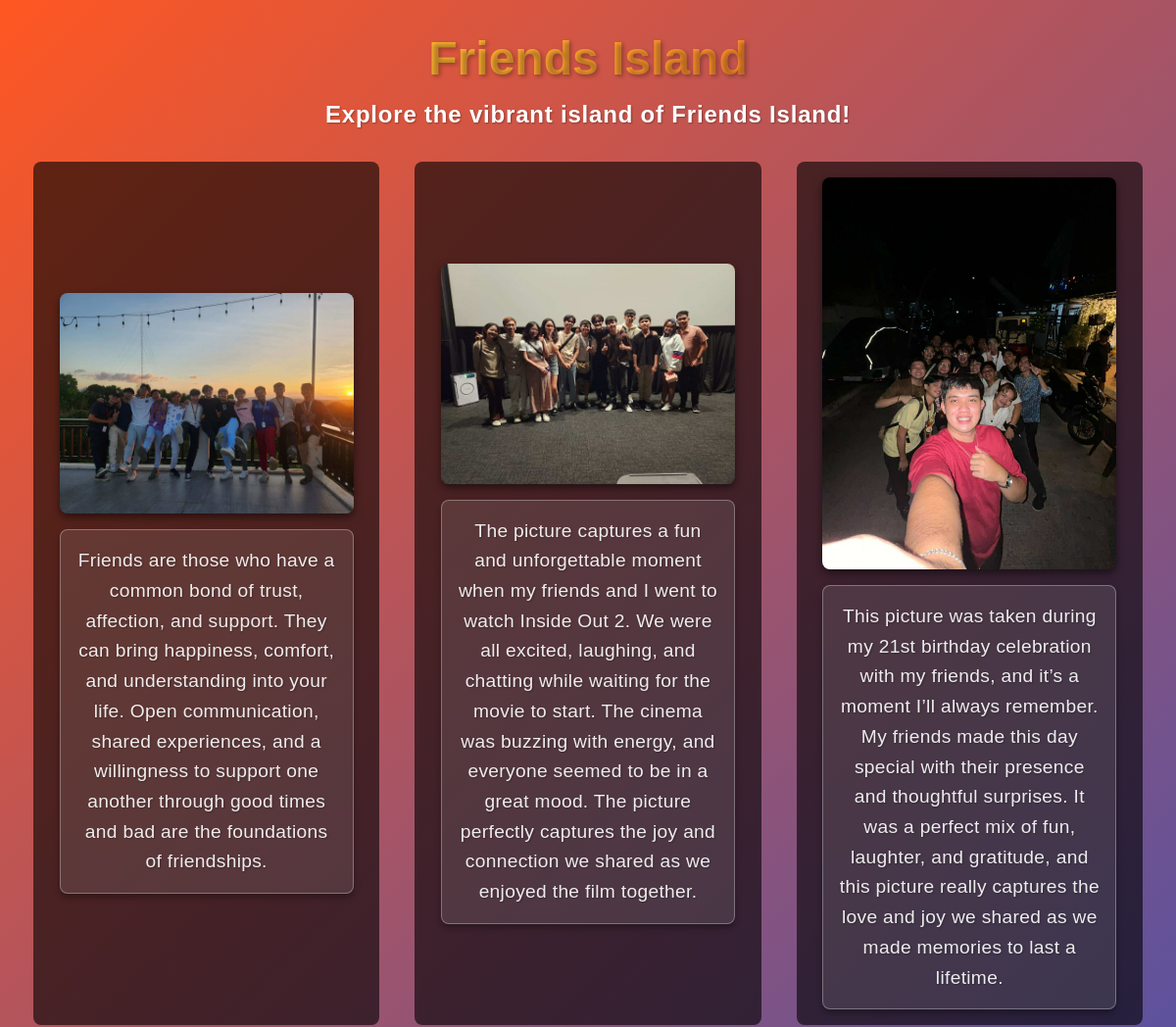
The page /A08/view.php?id=2 on the database its author committed.
### tables this page shows
CREATE TABLE `islandsofpersonality` (
  `islandOfPersonalityID` int(4) NOT NULL,
  `name` varchar(40) NOT NULL,
  `shortDescription` varchar(300) DEFAULT NULL,
  `longDescription` varchar(900) DEFAULT NULL,
  `color` varchar(10) DEFAULT NULL,
  `image` varchar(50) DEFAULT NULL,
  `status` varchar(10) DEFAULT NULL
);

CREATE TABLE `islandcontents` (
  `islandContentID` int(4) NOT NULL,
  `islandOfPersonalityID` int(4) NOT NULL,
  `image` varchar(50) DEFAULT NULL,
  `content` varchar(1500) NOT NULL,
  `color` varchar(10) DEFAULT NULL
);

### A08/connect.php (called while the page is built, shortened)
<?php
  function executeQuery($query){
    $conn = $GLOBALS['conn'];
    return mysqli_query($conn, $query);
  }
?>

### A08/classes.php (called while the page is built, shortened)
<?php
class island
{
  public function __construct($id, $name, $shortDesc, $longDesc, $color, $image)
  {
    $this->name = $name;
  }
}
class islandContent
{
  public function __construct($color, $image, $islandOfPersonalityID, $content)
  {
    $this->image = $image;
    $this->content = $content;
  }
}
?>

### A08/view.php (the view, shortened to what this page needs)
<?php
include("connect.php");
include("classes.php");
$islandID = $_GET['id'];
$islandQuery = "SELECT * FROM islandsofpersonality WHERE islandOfPersonalityID ='$islandID'";
$islandResult = executeQuery($islandQuery);
while ($islandRow = mysqli_fetch_assoc($islandResult)) {
    $islandInfo = new island(
        $islandRow['islandOfPersonalityID'],
        $islandRow['name'],
        $islandRow['shortDescription'],
        $islandRow['longDescription'],
        $islandRow['color'],
        $islandRow['image']
    );
}
$contentArray = array();
$islandContentQuery = "SELECT * FROM islandcontents WHERE islandOfPersonalityID = '$islandID' ";
$islandContentResult = executeQuery($islandContentQuery);
while ($islandContentRow = mysqli_fetch_assoc($islandContentResult)) {
    $ic = new islandContent(
        $islandInfo->color,
        $islandContentRow['image'],
        $islandContentRow['islandOfPersonalityID'],
        $islandContentRow['content']
    );
    array_push($contentArray, $ic);
}
?>
<!DOCTYPE html>
<html lang="en">
<head>
</head>
<body>
    <div class="content">
        <h1><?php echo htmlspecialchars($islandInfo->name); ?></h1>
        <p>Explore the vibrant island of <?php echo htmlspecialchars($islandInfo->name); ?>!</p>
    </div>
    <div class="content-grid">
        <?php foreach ($contentArray as $ic) { ?>
            <div class="image-description">
                <img src="contentpics/<?php echo htmlspecialchars($ic->image); ?>" alt="Emotion Image">
                <div class="description">
                    <p><?php echo htmlspecialchars($ic->content); ?></p>
                </div>
            </div>
        <?php } ?>
    </div>
</body>
</html>

### A08/view.php (style rules this page uses)
* { margin: 0; padding: 0; box-sizing: border-box; }
body { font-family: Arial, sans-serif; height: 100vh; background: linear-gradient(135deg, #ff5722, #3f51b5, #8bc34a, #ffeb3b); background-size: 400% 400%; animation: gradientAnimation 15s ease infinite; color: white; overflow-y: auto; padding: 2rem; }
.content { text-align: center; margin-bottom: 2rem; }
h1 { font-size: 3rem; margin-bottom: 1rem; background: linear-gradient(to right, #ffeb3b, #ff5722); -webkit-background-clip: text; -webkit-text-fill-color: transparent; text-shadow: 2px 2px 4px rgba(0, 0, 0, 0.3); }
p { font-size: 1.5rem; font-weight: bold; letter-spacing: 0.05rem; text-shadow: 1px 1px 2px rgba(0, 0, 0, 0.3); }
.content-grid { display: grid; grid-template-columns: repeat(auto-fit, minmax(300px, 1fr)); gap: 2rem; width: 100%; max-width: 1200px; margin: 0 auto; }
.image-description { display: flex; flex-direction: column; align-items: center; justify-content: center; background-color: rgba(0, 0, 0, 0.6); padding: 1rem; border-radius: 10px; border: 2px solid transparent; background-clip: padding-box, border-box; background-origin: border-box; }
.image-description img { width: 100%; max-width: 300px; height: auto; border-radius: 8px; margin-bottom: 1rem; box-shadow: 0px 4px 8px rgba(0, 0, 0, 0.5); }
.description { color: white; text-align: center; max-width: 300px; padding: 1rem; background: rgba(255, 255, 255, 0.1); border: 1px solid rgba(255, 255, 255, 0.3); border-radius: 8px; box-shadow: 0px 4px 6px rgba(0, 0, 0, 0.3); transition: transform 0.3s ease, background 0.3s ease; }
.description p { font-size: 1.2rem; line-height: 1.6; opacity: 0.9; font-weight: 500; letter-spacing: 0.02rem; }

### rows shown on the page
islandsofpersonality: name "Friends Island"
islandcontents: image (picture), content "Friends are those who have a common bond of trust, affection, and support. They can bring happiness, comfort, and understanding into your life. Open communication, shared experiences, and a willingness to support one another through good times and bad are the foundations of friendships."
islandcontents: image (picture), content "The picture captures a fun and unforgettable moment when my friends and I went to watch Inside Out 2. We were all excited, laughing, and chatting while waiting for the movie to start. The cinema was buzzing with energy, and everyone seemed to be in a great mood. The picture perfectly captures the joy and connection we shared as we enjoyed the film together."
islandcontents: image (picture), content "This picture was taken during my 21st birthday celebration with my friends, and it’s a moment I’ll always remember. My friends made this day special with their presence and thoughtful surprises. It was a perfect mix of fun, laughter, and gratitude, and this picture really captures the love and joy we shared as we made memories to last a lifetime."
